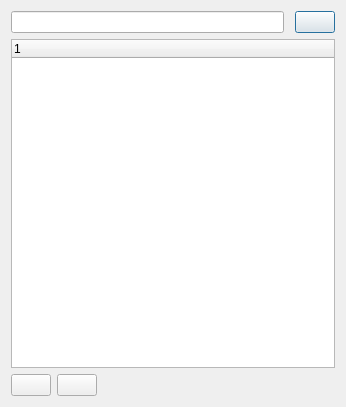
<?xml version="1.0" encoding="UTF-8"?>
<ui version="4.0">
 <class>AudioFilesDialog</class>
 <widget class="QDialog" name="AudioFilesDialog">
  <property name="geometry">
   <rect>
    <x>0</x>
    <y>0</y>
    <width>346</width>
    <height>407</height>
   </rect>
  </property>
  <property name="windowTitle">
   <string>Dialog</string>
  </property>
  <layout class="QVBoxLayout" name="verticalLayout">
   <item>
    <layout class="QHBoxLayout" name="horizontalLayout">
     <item>
      <widget class="QLineEdit" name="fileEdit"/>
     </item>
     <item>
      <spacer name="horizontalSpacer">
       <property name="orientation">
        <enum>Qt::Horizontal</enum>
       </property>
       <property name="sizeType">
        <enum>QSizePolicy::Fixed</enum>
       </property>
       <property name="sizeHint" stdset="0">
        <size>
         <width>5</width>
         <height>20</height>
        </size>
       </property>
      </spacer>
     </item>
     <item>
      <widget class="QPushButton" name="searchBtn">
       <property name="text">
        <string/>
       </property>
       <property name="icon">
        <iconset resource="image.qrc">
         <normaloff>:/image/32_32/headphone.png</normaloff>:/image/32_32/headphone.png</iconset>
       </property>
      </widget>
     </item>
    </layout>
   </item>
   <item>
    <widget class="QTreeWidget" name="treeWidget">
     <column>
      <property name="text">
       <string notr="true">1</string>
      </property>
     </column>
    </widget>
   </item>
   <item>
    <layout class="QHBoxLayout" name="horizontalLayout_2">
     <item>
      <widget class="QPushButton" name="addFileBtn">
       <property name="text">
        <string/>
       </property>
       <property name="icon">
        <iconset resource="image.qrc">
         <normaloff>:/image/32_32/add.png</normaloff>:/image/32_32/add.png</iconset>
       </property>
      </widget>
     </item>
     <item>
      <widget class="QPushButton" name="removeFileBtn">
       <property name="text">
        <string/>
       </property>
       <property name="icon">
        <iconset resource="image.qrc">
         <normaloff>:/image/32_32/remove.png</normaloff>:/image/32_32/remove.png</iconset>
       </property>
      </widget>
     </item>
     <item>
      <spacer name="horizontalSpacer_2">
       <property name="orientation">
        <enum>Qt::Horizontal</enum>
       </property>
       <property name="sizeHint" stdset="0">
        <size>
         <width>40</width>
         <height>20</height>
        </size>
       </property>
      </spacer>
     </item>
    </layout>
   </item>
  </layout>
 </widget>
 <resources>
  <include location="image.qrc"/>
 </resources>
 <connections/>
</ui>
